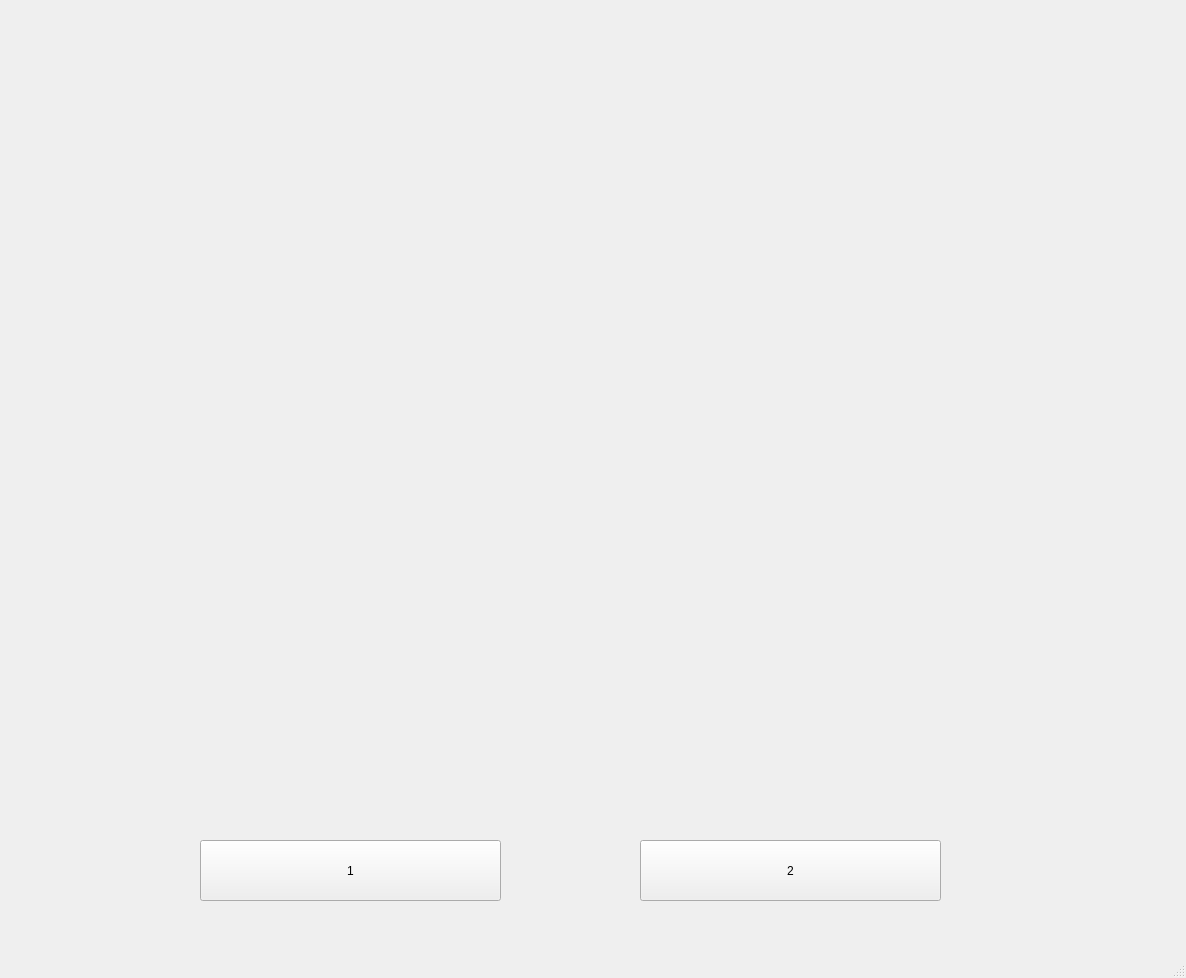
<?xml version="1.0" encoding="UTF-8"?>
<ui version="4.0">
 <class>MainWindow</class>
 <widget class="QMainWindow" name="MainWindow">
  <property name="geometry">
   <rect>
    <x>0</x>
    <y>0</y>
    <width>1186</width>
    <height>978</height>
   </rect>
  </property>
  <property name="windowTitle">
   <string>MainWindow</string>
  </property>
  <widget class="QWidget" name="centralwidget">
   <widget class="QLabel" name="Photo">
    <property name="geometry">
     <rect>
      <x>0</x>
      <y>10</y>
      <width>1181</width>
      <height>791</height>
     </rect>
    </property>
    <property name="text">
     <string/>
    </property>
    <property name="pixmap">
     <pixmap>F:/Wallpapers/wp1880369-1440p-wallpapers.png</pixmap>
    </property>
    <property name="scaledContents">
     <bool>true</bool>
    </property>
   </widget>
   <widget class="QPushButton" name="pushButton_2">
    <property name="geometry">
     <rect>
      <x>640</x>
      <y>840</y>
      <width>301</width>
      <height>61</height>
     </rect>
    </property>
    <property name="text">
     <string>2</string>
    </property>
   </widget>
   <widget class="QPushButton" name="pushButton_3">
    <property name="geometry">
     <rect>
      <x>200</x>
      <y>840</y>
      <width>301</width>
      <height>61</height>
     </rect>
    </property>
    <property name="text">
     <string>1</string>
    </property>
   </widget>
  </widget>
  <widget class="QMenuBar" name="menubar">
   <property name="geometry">
    <rect>
     <x>0</x>
     <y>0</y>
     <width>1186</width>
     <height>20</height>
    </rect>
   </property>
  </widget>
  <widget class="QStatusBar" name="statusbar"/>
 </widget>
 <resources/>
 <connections/>
</ui>
